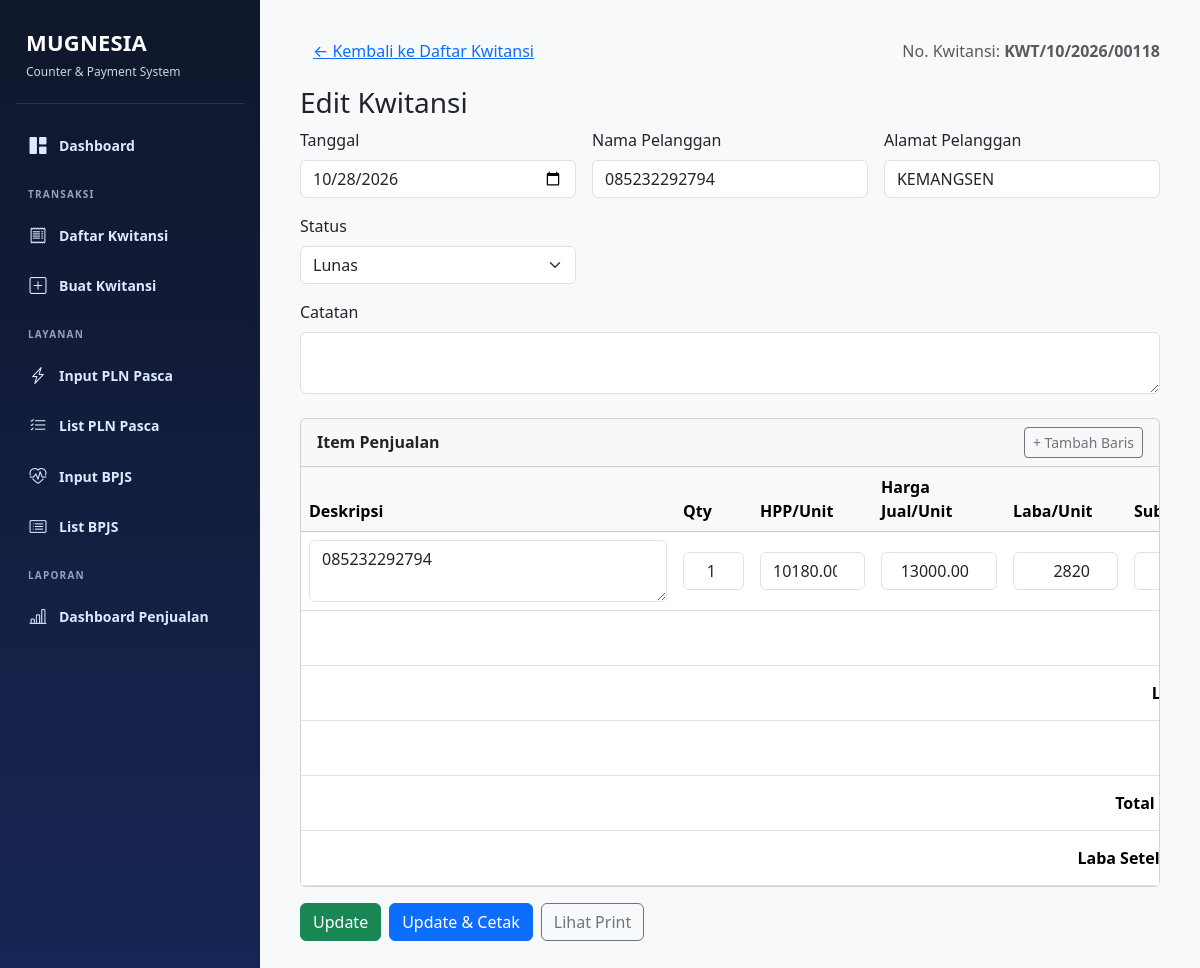
Screenshot of /kwitansi_edit.php?id=474 with the database file from the repository.
### tables this page shows
CREATE TABLE `kwitansi` (
  `id` int(11) NOT NULL AUTO_INCREMENT,
  `no_kwitansi` varchar(40) NOT NULL,
  `tanggal` date NOT NULL,
  `nama_pelanggan` varchar(100) DEFAULT NULL,
  `alamat_pelanggan` varchar(255) DEFAULT NULL,
  `catatan` text,
  `status_bayar` varchar(50) NOT NULL,
  `discount` decimal(12,0) NOT NULL,
  `total` decimal(12,0) NOT NULL DEFAULT '0',
  `created_at` timestamp NOT NULL DEFAULT CURRENT_TIMESTAMP,
  `SN` varchar(45) NOT NULL,
  PRIMARY KEY (`id`),
  UNIQUE KEY `no_kwitansi` (`no_kwitansi`),
  KEY `idx_kwitansi_no` (`no_kwitansi`),
  KEY `idx_kwitansi_nama` (`nama_pelanggan`),
  KEY `idx_kwitansi_status` (`status_bayar`)
);

CREATE TABLE `kwitansi_item` (
  `id` int(11) NOT NULL AUTO_INCREMENT,
  `kwitansi_id` int(11) NOT NULL,
  `deskripsi` varchar(150) NOT NULL,
  `qty` int(11) NOT NULL,
  `hpp` decimal(15,2) NOT NULL DEFAULT '0.00',
  `harga` decimal(12,2) NOT NULL,
  `laba_satuan` decimal(15,2) NOT NULL DEFAULT '0.00',
  `subtotal` decimal(12,2) NOT NULL,
  `total_laba` decimal(15,2) NOT NULL DEFAULT '0.00',
  PRIMARY KEY (`id`),
  KEY `kwitansi_id` (`kwitansi_id`),
  CONSTRAINT `kwitansi_item_ibfk_1` FOREIGN KEY (`kwitansi_id`) REFERENCES `kwitansi` (`id`) ON DELETE CASCADE
);

### kwitansi_edit.php (the view, shortened to what this page needs)
<?php
require_once "db.php";
$id = (int)($_GET['id'] ?? 0);
$stmt = $conn->prepare("SELECT * FROM kwitansi WHERE id=?");
$stmt->bind_param("i", $id);
$stmt->execute();
$head = $stmt->get_result()->fetch_assoc();
$stmt = $conn->prepare("SELECT * FROM kwitansi_item WHERE kwitansi_id=?");
$stmt->bind_param("i", $id);
$stmt->execute();
$resItems = $stmt->get_result();
$items = $resItems->fetch_all(MYSQLI_ASSOC);
$status_now = trim($head['status_bayar'] ?? '');
?>
<!doctype html>
<html lang="id">
<head>
<link href="https://cdn.jsdelivr.net/npm/bootstrap@5.3.3/dist/css/bootstrap.min.css" rel="stylesheet">
<link rel="stylesheet" href="https://cdn.jsdelivr.net/npm/bootstrap-icons@1.11.3/font/bootstrap-icons.min.css">
</head>
<body class="bg-light">
<div class="mug-app">
<?php require __DIR__ . '/layout/sidebar.php'; ?>
<main class="mug-main">
<div class="container-fluid py-2">
  <div class="d-flex justify-content-between align-items-center mb-3">
    <a href="list_kwitansi.php" class="btn btn-link">&larr; Kembali ke Daftar Kwitansi</a>
    <div class="text-muted">
      No. Kwitansi: <strong><?= htmlspecialchars($head['no_kwitansi']) ?></strong>
    </div>
  </div>
  <h3>Edit Kwitansi</h3>
  <form action="update_kwitansi.php" method="post" id="formKwitansi">
    <div class="row g-3">
      <div class="col-md-4">
        <label class="form-label">Tanggal</label>
        <input type="date" class="form-control" name="tanggal" tabindex="-1"
               value="<?= htmlspecialchars($head['tanggal'] ?? '') ?>" required>
      </div>
      <div class="col-md-4">
        <label class="form-label">Nama Pelanggan</label>
        <input type="text" class="form-control" name="nama_pelanggan"
               value="<?= htmlspecialchars($head['nama_pelanggan'] ?: 'Pelanggan') ?>">
      </div>
      <div class="col-md-4">
        <label class="form-label">Alamat Pelanggan</label>
        <input type="text" class="form-control" name="alamat_pelanggan"
               value="<?= htmlspecialchars($head['alamat_pelanggan'] ?: 'Kemangsen Selatan') ?>">
      </div>
      <div class="col-md-4">
        <label class="form-label">Status</label>
        <select class="form-select" name="status_bayar" required>
          <option value="Lunas"   <?= $status_now === 'Lunas'   ? 'selected' : '' ?>>Lunas</option>
        </select>
      </div>
      <div class="col-12">
        <label class="form-label">Catatan</label>
        <textarea class="form-control" name="catatan" rows="2"><?= htmlspecialchars($head['catatan'] ?? '') ?></textarea>
      </div>
    </div>
    <div class="card mt-4">
      <div class="card-header d-flex justify-content-between align-items-center">
        <strong>Item Penjualan</strong>
        <button type="button" class="btn btn-sm btn-outline-secondary" onclick="addRow()" tabindex="-1">+ Tambah Baris</button>
      </div>
      <div class="table-responsive">
        <table class="table table-items mb-0 align-middle" id="itemsTable" style="min-width:1100px;table-layout:fixed">
          <colgroup><col style="width:34%"><col style="width:7%"><col style="width:11%"><col style="width:12%"><col style="width:11%"><col style="width:11%"><col style="width:11%"><col style="width:3%"></colgroup>
          <thead class="table-light"><tr>
            <th>Deskripsi</th><th>Qty</th><th>HPP/Unit</th><th>Harga Jual/Unit</th><th>Laba/Unit</th><th>Subtotal</th><th>Total Laba</th><th></th>
          </tr></thead>
          <tbody id="itemsBody">
          <?php foreach ($items as $it): ?>
          <tr>
            <td><textarea name="deskripsi[]" class="form-control deskripsi" rows="2" required><?= htmlspecialchars($it['deskripsi'], ENT_QUOTES, 'UTF-8') ?></textarea></td>
            <td><input name="qty[]" type="number" min="1" step="1" class="form-control text-end qty" value="<?= (int)$it['qty'] ?>" required></td>
            <td><input name="hpp[]" type="number" min="0" step="1" class="form-control text-end hpp" value="<?= htmlspecialchars((string)($it['hpp'] ?? 0)) ?>" required></td>
            <td><input name="harga[]" type="number" min="0" step="1" class="form-control text-end harga" value="<?= htmlspecialchars((string)$it['harga']) ?>" required></td>
            <td><input type="number" step="1" class="form-control text-end laba-satuan" value="<?= htmlspecialchars((string)((float)$it['harga'] - (float)($it['hpp'] ?? 0))) ?>"></td>
            <td><input class="form-control text-end subtotal" readonly tabindex="-1"></td>
          </tr>
          <?php endforeach; ?>
          </tbody>
          <tfoot>
            <tr><th colspan="6" class="text-end">Total HPP</th><th><input id="total_hpp" class="form-control text-end" readonly></th><th></th></tr>
            <tr><th colspan="6" class="text-end">Laba Kotor</th><th><input id="laba_kotor" class="form-control text-end" readonly></th><th></th></tr>
            <tr><th colspan="6" class="text-end"></th></tr>
            <tr><th colspan="6" class="text-end">Total Penjualan</th><th><input id="total" class="form-control text-end fw-bold" readonly></th><th></th></tr>
            <tr><th colspan="6" class="text-end">Laba Setelah Diskon</th><th><input id="laba_bersih" class="form-control text-end fw-bold" readonly></th><th></th></tr>
          </tfoot>
        </table>
      </div>
    </div>
    <div class="mt-3 d-flex gap-2">
      <button type="submit" name="aksi_simpan" value="update" class="btn btn-success">Update</button>
      <button type="submit" name="aksi_simpan" value="cetak" class="btn btn-primary">Update &amp; Cetak</button>
      <a href="kwitansi_print.php?id=<?= (int)$head['id'] ?>" target="_blank" tabindex="-1" class="btn btn-outline-secondary">Lihat Print</a>
    </div>
  </form>
</div>
</main>
</div>
</body>
</html>

### kwitansi_edit.php (style rules this page uses)
.table-items textarea { min-width: 220px; }
.table-items input { min-width: 0; }
.table-items .laba-satuan { background:#fff; }
body { margin:0 !important;padding:0 !important;background:#f4f7fb; }
.mug-app { min-height:100vh;display:flex; }
.mug-main { margin-left:260px;width:calc(100% - 260px);min-height:100vh;padding:24px 28px; }

### rows the page displays
kwitansi: no_kwitansi "KWT/10/2026/00118", tanggal "10/28/2026", nama_pelanggan "085232292794", alamat_pelanggan "KEMANGSEN", status_bayar "Lunas"
kwitansi_item: deskripsi "085232292794", qty "1", hpp "10180.00", harga "13000.00", harga+hpp "2820"
